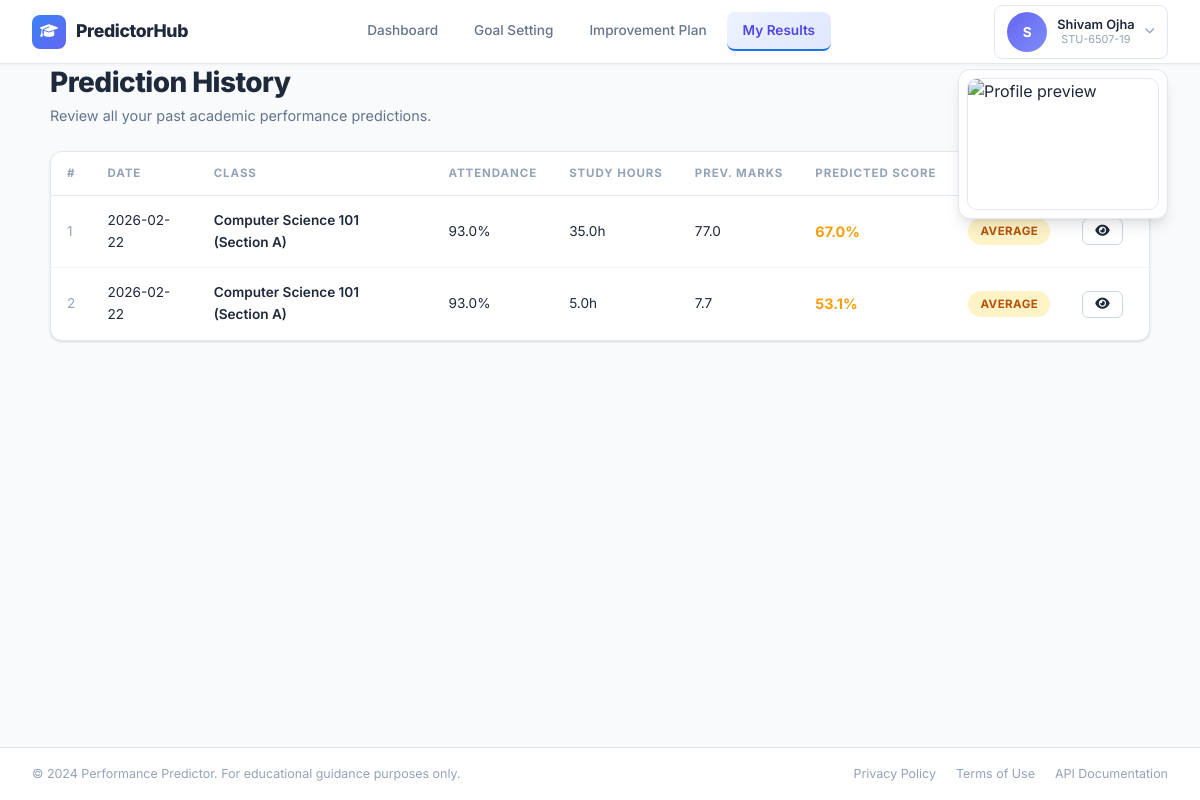
The page /student/history (signed in) on the database as committed earlier.
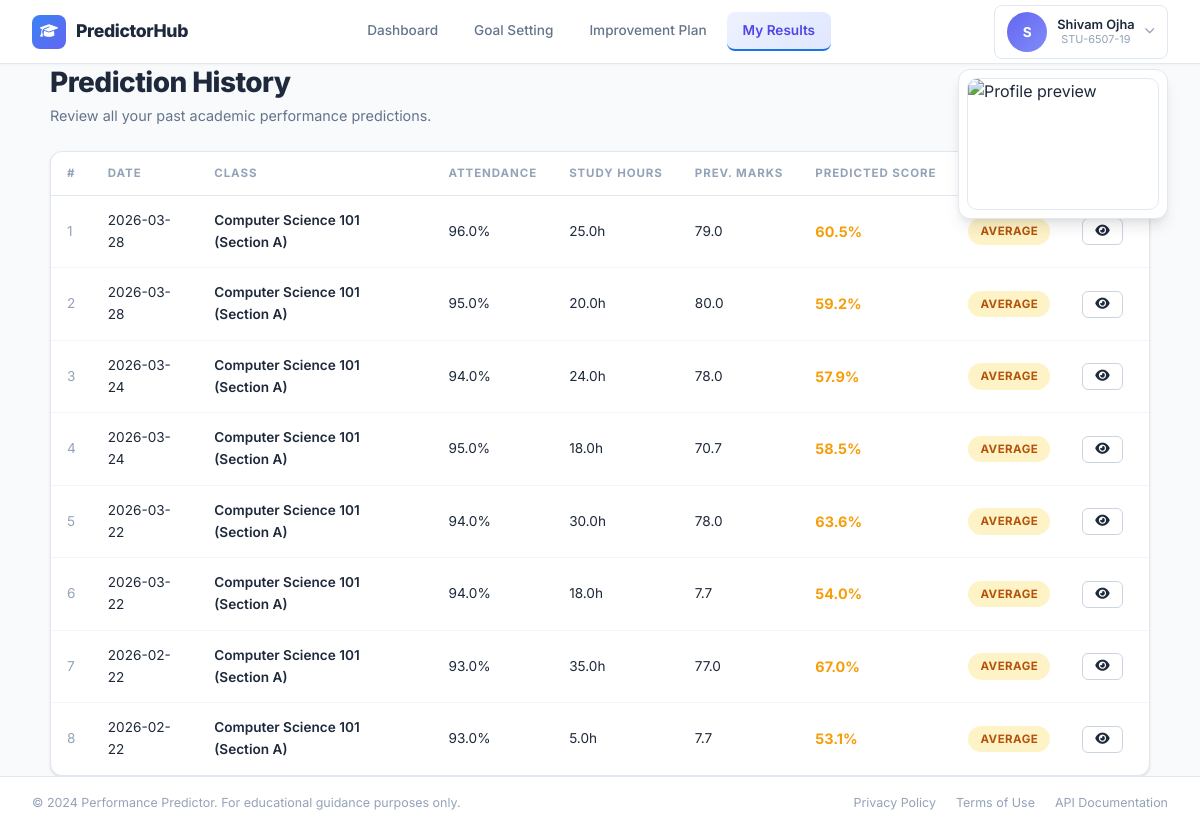
The same page on the database as committed later.
### models/entities.py (models this page shows)
class Prediction(db.Model):
    __tablename__ = "predictions"
    id = db.Column(db.Integer, primary_key=True)
    user_id = db.Column(db.Integer, db.ForeignKey("users.id"), nullable=False, index=True)
    attendance = db.Column(db.Float, nullable=False)
    study_hours = db.Column(db.Float, nullable=False)
    previous_marks = db.Column(db.Float, nullable=False)
    assignments = db.Column(db.Float, nullable=False, default=0)
    internal_marks = db.Column(db.Float, nullable=False, default=0)
    class_name = db.Column(db.Text, nullable=False, index=True)
    section = db.Column(db.Text, default="A")
    predicted_score = db.Column(db.Float, nullable=False, index=True)
    performance_label = db.Column(db.Text, nullable=False, index=True)
    created_at = db.Column(db.DateTime, server_default=db.func.current_timestamp(), index=True)
    gender = db.Column(db.Text, nullable=True)
    extracurricular = db.Column(db.Text, nullable=True)
    internet_access = db.Column(db.Text, nullable=True)
    parental_education = db.Column(db.Text, nullable=True)
    user = db.relationship("User", back_populates="predictions")

### routes/student.py (the view)
@student_bp.route("/student/history")
@login_required
def student_history():
    predictions = (
        Prediction.query.filter_by(user_id=session["user_id"])
        .order_by(Prediction.created_at.desc(), Prediction.id.desc())
        .all()
    )
    return render_template("student/history.html", predictions=predictions)

### templates/student/history.html (shortened to what this page needs)
{% extends "base.html" %}
{% block content %}
<div class="history-page">
    <div class="page-header">
        <h1 class="page-title">Prediction History</h1>
        <p class="page-subtitle">Review all your past academic performance predictions.</p>
    </div>
    {% if predictions %}
    <div class="card">
        <div class="table-responsive">
            <table class="data-table">
                <thead>
                    <tr>
                        <th>#</th>
                        <th>Date</th>
                        <th>Class</th>
                        <th>Attendance</th>
                        <th>Study Hours</th>
                        <th>Prev. Marks</th>
                        <th>Predicted Score</th>
                        <th>Status</th>
                        <th>Action</th>
                    </tr>
                </thead>
                <tbody>
                    {% for pred in predictions %}
                    <tr>
                        <td class="text-muted">{{ loop.index }}</td>
                        <td>{{ pred.created_at.strftime('%Y-%m-%d') if pred.created_at else 'N/A' }}</td>
                        <td><span class="text-bold">{{ pred.class_name }} (Section {{ pred.section }})</span></td>
                        <td>{{ pred.attendance|round(1) }}%</td>
                        <td>{{ pred.study_hours|round(1) }}h</td>
                        <td>{{ pred.previous_marks|round(1) }}</td>
                        <td>
                            <span class="score-highlight score-{{ pred.performance_label|lower }}">
                                {{ pred.predicted_score }}%
                            </span>
                        </td>
                        <td>
                            <span class="badge badge-{{ 'success' if pred.performance_label == 'Good' else ('warning' if pred.performance_label == 'Average' else 'danger') }}">
                                {{ pred.performance_label }}
                            </span>
                        </td>
                        <td>
                            <a href="{{ url_for('student.student_result', pred_id=pred.id) }}" class="btn btn-sm btn-outline" title="View Details">
                                <i class="fas fa-eye"></i>
                            </a>
                        </td>
                    </tr>
                    {% endfor %}
                </tbody>
            </table>
        </div>
    </div>
    {% endif %}
</div>
{% endblock %}

### templates/base.html (shortened to what this page needs)
<!DOCTYPE html>
<html lang="en">
<head>
    <link rel="stylesheet" href="https://cdnjs.cloudflare.com/ajax/libs/font-awesome/6.4.2/css/all.min.css">
    <link rel="stylesheet" href="{{ url_for('static', filename='css/style.css') }}?v=3">
</head>
<body class="{% block body_class %}{% endblock %}">
    {% if session.get('role') == 'admin' %}
    <div class="app-layout">
        <aside class="sidebar" id="sidebar">
            <div class="sidebar-brand">
                <div class="brand-icon">
                    <i class="fas fa-graduation-cap"></i>
                </div>
                <span class="brand-text">EduPredict</span>
            </div>
            <nav class="sidebar-nav">
                <a href="{{ url_for('admin.admin_dashboard') }}" class="nav-item {% if request.endpoint == 'admin.admin_dashboard' %}active{% endif %}">
                    <i class="fas fa-chart-pie"></i>
                    <span>Dashboard</span>
                </a>
                <a href="{{ url_for('admin.admin_students') }}" class="nav-item {% if request.endpoint == 'admin.admin_students' %}active{% endif %}">
                    <i class="fas fa-users"></i>
                    <span>Student Directory</span>
                </a>
                <a href="{{ url_for('admin.admin_reports') }}" class="nav-item {% if request.endpoint == 'admin.admin_reports' %}active{% endif %}">
                    <i class="fas fa-file-alt"></i>
                    <span>Reports</span>
                </a>
            </nav>
            <div class="sidebar-footer">
                <div class="admin-profile">
                    <div class="avatar admin-avatar">
                        <span>{{ session.get('user_name', 'A')[0] }}</span>
                    </div>
                    <div class="admin-info">
                        <span class="admin-name">{{ session.get('user_name', 'Admin') }}</span>
                        <span class="admin-role">Senior Administrator</span>
                    </div>
                </div>
            </div>
        </aside>
        <main class="main-content">
            <header class="topbar">
                <button class="hamburger" id="hamburger" onclick="document.getElementById('sidebar').classList.toggle('open')">
                    <i class="fas fa-bars"></i>
                </button>
                <div class="topbar-right">
                    <div class="search-box">
                        <i class="fas fa-search"></i>
                        <input type="text" placeholder="Search students, classes...">
                    </div>
                    <div class="topbar-actions">
                        <button class="icon-btn"><i class="fas fa-bell"></i></button>
                        <a href="{{ url_for('auth.logout') }}" class="icon-btn" title="Logout"><i class="fas fa-sign-out-alt"></i></a>
                    </div>
                </div>
            </header>
            {% with messages = get_flashed_messages(with_categories=true) %}
            {% if messages %}
            <div class="flash-messages">
                {% for category, message in messages %}
                <div class="flash flash-{{ category }}">
                    <i class="fas fa-{% if category == 'success' %}check-circle{% elif category == 'danger' %}exclamation-circle{% elif category == 'warning' %}exclamation-triangle{% else %}info-circle{% endif %}"></i>
                    {{ message }}
                    <button class="flash-close" onclick="this.parentElement.remove()">&times;</button>
                </div>
                {% endfor %}
            </div>
            {% endif %}
            {% endwith %}
    {% elif session.get('role') == 'student' %}
    <div class="app-layout student-layout">
        <header class="student-topnav">
            <div class="brand-row">
                <div class="brand-icon small">
                    <i class="fas fa-graduation-cap"></i>
                </div>
                <span class="brand-text">PredictorHub</span>
            </div>
            <nav class="student-nav">
                <a href="{{ url_for('student.student_dashboard') }}" class="{% if request.endpoint == 'student.student_dashboard' %}active{% endif %}">Dashboard</a>
                <a href="{{ url_for('student.student_goal_setting') }}" class="{% if request.endpoint == 'student.student_goal_setting' %}active{% endif %}">Goal Setting</a>
                <a href="{{ url_for('student.student_improvement_plan') }}" class="{% if request.endpoint == 'student.student_improvement_plan' %}active{% endif %}">Improvement Plan</a>
                <a href="{{ url_for('student.student_history') }}" class="{% if request.endpoint == 'student.student_history' %}active{% endif %}">My Results</a>
            </nav>
            <div class="student-nav-right">
                <div class="profile-dropdown">
                    <button class="profile-trigger" id="profileTrigger" onclick="toggleDropdown(event)">
                        <div class="avatar student-avatar">
                            <span>{{ session.get('user_name', 'S')[0] }}</span>
                        </div>
                        <div class="user-badge-info desktop-only">
                            <span class="user-badge-name">{{ session.get('user_name', 'Student') }}</span>
                            <span class="user-badge-id">{{ session.get('student_id', '') }}</span>
                        </div>
                        <i class="fas fa-chevron-down dropdown-arrow desktop-only"></i>
                    </button>
                    <div class="profile-preview-image desktop-only">
                        <img
                            src="{{ url_for('static', filename='img/Gemini_Generated_Image_p66avzp66avzp66a.png') }}"
                            alt="Profile preview"
                            class="profile-preview-image-img"
                        >
                    </div>
                </div>
            </div>
        </header>
        <main class="main-content student-main">
    {% endif %}
    {% block content %}{% endblock %}
    {% if session.get('role') == 'admin' %}
        </main>
    </div>
    {% elif session.get('role') == 'student' %}
        </main>
        <footer class="app-footer">
            <p>&copy; 2024 Performance Predictor. For educational guidance purposes only.</p>
            <div class="footer-links">
                <a href="#">Privacy Policy</a>
                <a href="#">Terms of Use</a>
                <a href="#">API Documentation</a>
            </div>
        </footer>
    </div>
    {% endif %}
</body>
</html>

Rows that differ between the two databases and show on the page:
added Prediction: created_at "2026-03-28", class_name "Computer Science 101", section "A", attendance "96.0", study_hours "25.0", previous_marks "79.0", predicted_score "60.5", performance_label "AVERAGE"
added Prediction: created_at "2026-03-28", class_name "Computer Science 101", section "A", attendance "95.0", study_hours "20.0", previous_marks "80.0", predicted_score "59.2", performance_label "AVERAGE"
added Prediction: created_at "2026-03-24", class_name "Computer Science 101", section "A", attendance "94.0", study_hours "24.0", previous_marks "78.0", predicted_score "57.9", performance_label "AVERAGE"
added Prediction: created_at "2026-03-24", class_name "Computer Science 101", section "A", attendance "95.0", study_hours "18.0", previous_marks "70.7", predicted_score "58.5", performance_label "AVERAGE"
added Prediction: created_at "2026-03-22", class_name "Computer Science 101", section "A", attendance "94.0", study_hours "30.0", previous_marks "78.0", predicted_score "63.6", performance_label "AVERAGE"
added Prediction: created_at "2026-03-22", class_name "Computer Science 101", section "A", attendance "94.0", study_hours "18.0", previous_marks "7.7", predicted_score "54.0", performance_label "AVERAGE"
